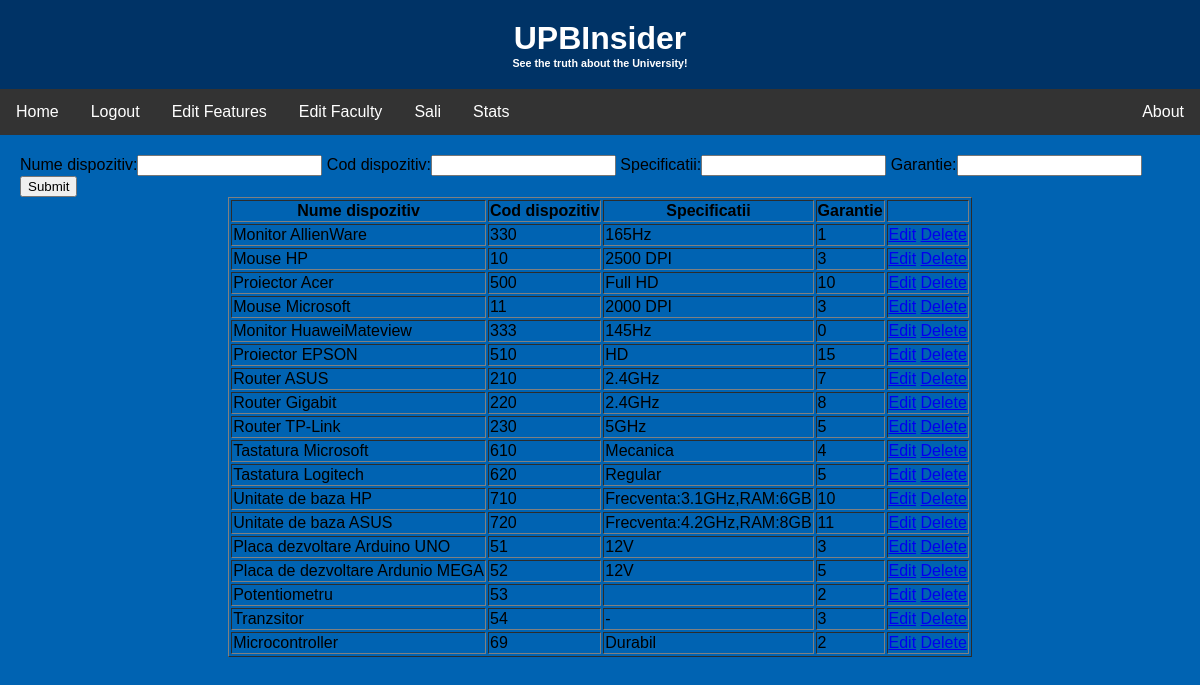
The page /univ/php/features/table.php on the database its author committed.
### tables this page shows
CREATE TABLE `dispozitive` (
  `ID Dispozitiv` int(255) NOT NULL,
  `Nume dispozitiv` varchar(50) NOT NULL,
  `Cod dispozitiv` char(10) NOT NULL,
  `Specificatii` varchar(255) NOT NULL,
  `Garantie` int(50) NOT NULL
);

### univ/php/features/table.php (the view, shortened to what this page needs)
<!DOCTYPE html>
<html>
    <head>
        <link rel="stylesheet" href="../../css/style.css">
    </head>
    <body>
        <div class="header">
            <h1>UPBInsider</h1>
            <h6>See the truth about the University!</h6>
        </div>
        <div class="navbar">
            <a href="../../html/realhome.php">Home</a>
            <a href="../../html/faculty.html">Logout</a>
            <a href="table.php">Edit Features</a>
            <a href="../table.php">Edit Faculty</a>
            <a href="../../html/home.php">Sali</a>
            <a href="../../html/statistici.php">Stats</a>
            <a href="#about" style="float:right">About</a>
        </div>
		<div class="content">
			<div>
				<form method="POST" action="add.php">
					<label>Nume dispozitiv:</label><input type="text" name="named">
					<label>Cod dispozitiv:</label><input type="text" name="cod">
					<label>Specificatii:</label><input type="text" name="spec">
					<label>Garantie:</label><input type="text" name="garanty">
					<input type="submit" name="add">
				</form>
			</div>
			<br>
			<div>
				<table border="1">
					<thead>
						<th>Nume dispozitiv</th>
						<th>Cod dispozitiv</th>
						<th>Specificatii</th>
						<th>Garantie</th>
						<th></th>
					</thead>
					<tbody>
						<?php
							include('..\connect\connn.php');
							$query = mysqli_query($conn,"select * from `dispozitive`");
							while($row = mysqli_fetch_array($query)){
								?>
								<tr>
									<td><?php echo $row['Nume dispozitiv']; ?></td>
									<td><?php echo $row['Cod dispozitiv']; ?></td>
									<td><?php echo $row['Specificatii']; ?></td>
									<td><?php echo $row['Garantie']; ?></td>
									<td>
										<a href="edit.php?id=<?php echo $row['ID Dispozitiv']; ?>">Edit</a>
										<a href="delete.php?id=<?php echo $row['ID Dispozitiv']; ?> " onClick="return confirm('Delete this row?')">Delete</a>
									</td>
								</tr>
								<?php
							}
						?>
					</tbody>
				</table>
			</div>
		</div>
    </body>
</html>

### univ/css/style.css (style rules this page uses)
body { background-color: #0063B2FF; font-family: Arial, sans-serif; margin: 0; }
.header { text-align: center; color: white; padding: 20px; background-color: #003366; }
.header h1, .header h6 { margin: 0; }
.navbar { overflow: hidden; background-color: #333; }
.navbar a { float: left; display: block; color: white; text-align: center; padding: 14px 16px; text-decoration: none; }
.content { display: flex; flex-wrap: wrap; justify-content: center; padding: 20px; }

### rows shown on the page
dispozitive: Nume dispozitiv "Monitor AllienWare", Cod dispozitiv "330", Specificatii "165Hz", Garantie "1"
dispozitive: Nume dispozitiv "Mouse HP", Cod dispozitiv "10", Specificatii "2500 DPI", Garantie "3"
dispozitive: Nume dispozitiv "Proiector Acer", Cod dispozitiv "500", Specificatii "Full HD", Garantie "10"
dispozitive: Nume dispozitiv "Mouse Microsoft", Cod dispozitiv "11", Specificatii "2000 DPI", Garantie "3"
dispozitive: Nume dispozitiv "Monitor HuaweiMateview", Cod dispozitiv "333", Specificatii "145Hz", Garantie "0"
dispozitive: Nume dispozitiv "Proiector EPSON", Cod dispozitiv "510", Specificatii "HD", Garantie "15"
dispozitive: Nume dispozitiv "Router ASUS", Cod dispozitiv "210", Specificatii "2.4GHz", Garantie "7"
dispozitive: Nume dispozitiv "Router Gigabit", Cod dispozitiv "220", Specificatii "2.4GHz", Garantie "8"
dispozitive: Nume dispozitiv "Router TP-Link", Cod dispozitiv "230", Specificatii "5GHz", Garantie "5"
dispozitive: Nume dispozitiv "Tastatura Microsoft", Cod dispozitiv "610", Specificatii "Mecanica", Garantie "4"
dispozitive: Nume dispozitiv "Tastatura Logitech", Cod dispozitiv "620", Specificatii "Regular", Garantie "5"
dispozitive: Nume dispozitiv "Unitate de baza HP", Cod dispozitiv "710", Specificatii "Frecventa:3.1GHz,RAM:6GB", Garantie "10"
dispozitive: Nume dispozitiv "Unitate de baza ASUS", Cod dispozitiv "720", Specificatii "Frecventa:4.2GHz,RAM:8GB", Garantie "11"
dispozitive: Nume dispozitiv "Placa dezvoltare Arduino UNO", Cod dispozitiv "51", Specificatii "12V", Garantie "3"
dispozitive: Nume dispozitiv "Placa de dezvoltare Ardunio MEGA", Cod dispozitiv "52", Specificatii "12V", Garantie "5"
dispozitive: Nume dispozitiv "Potentiometru", Cod dispozitiv "53", Garantie "2"
dispozitive: Nume dispozitiv "Tranzsitor", Cod dispozitiv "54", Specificatii "-", Garantie "3"
dispozitive: Nume dispozitiv "Microcontroller", Cod dispozitiv "69", Specificatii "Durabil", Garantie "2"
